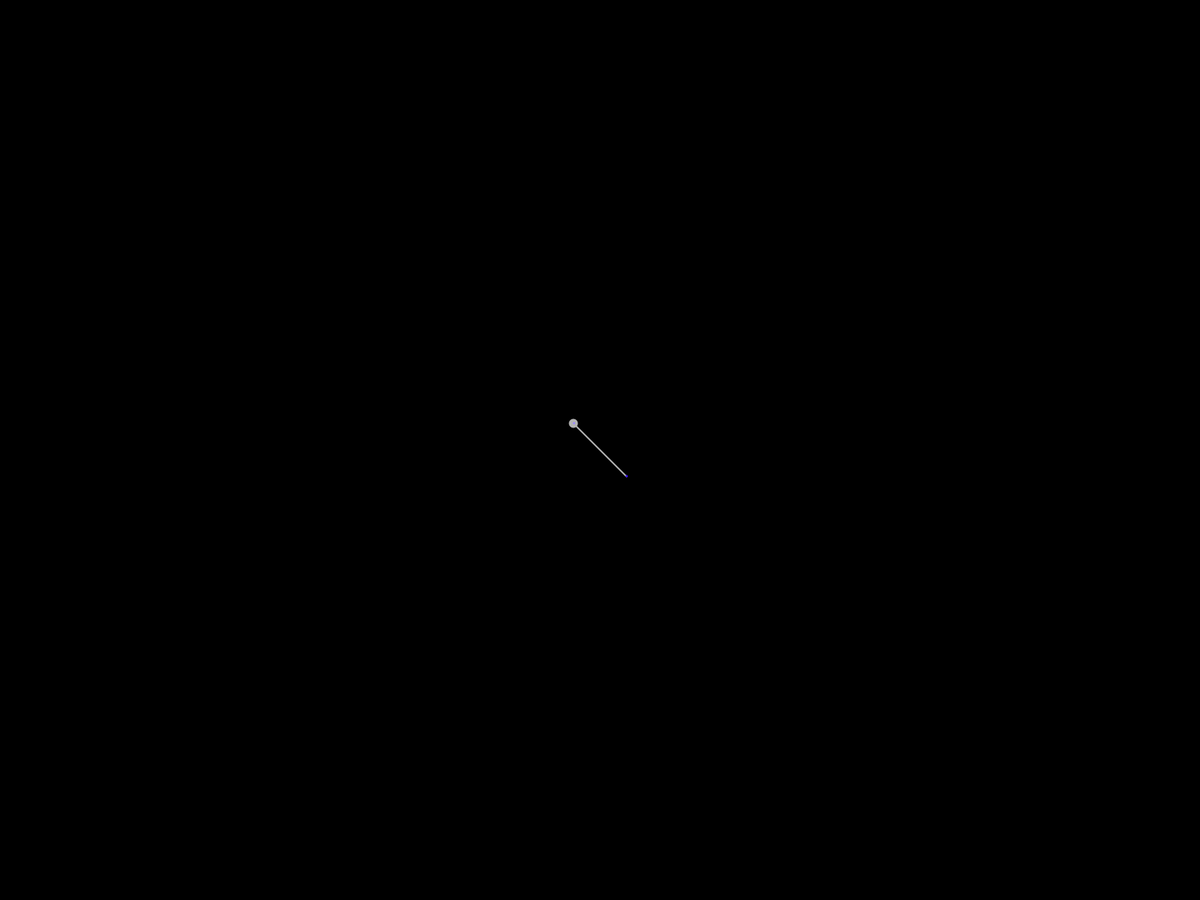
Frame 1 (no input)
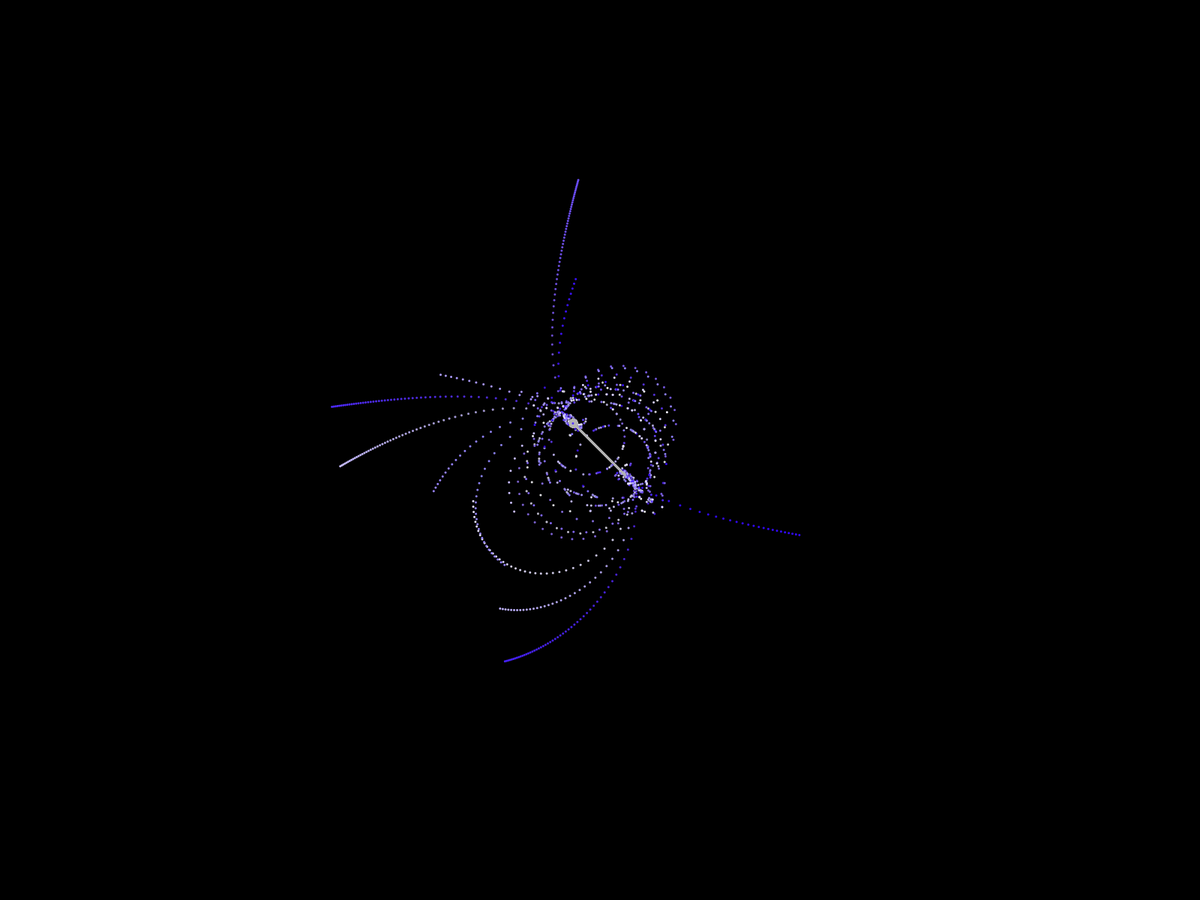
Frame 60 (the mouse pressed at the canvas centre just before this capture)
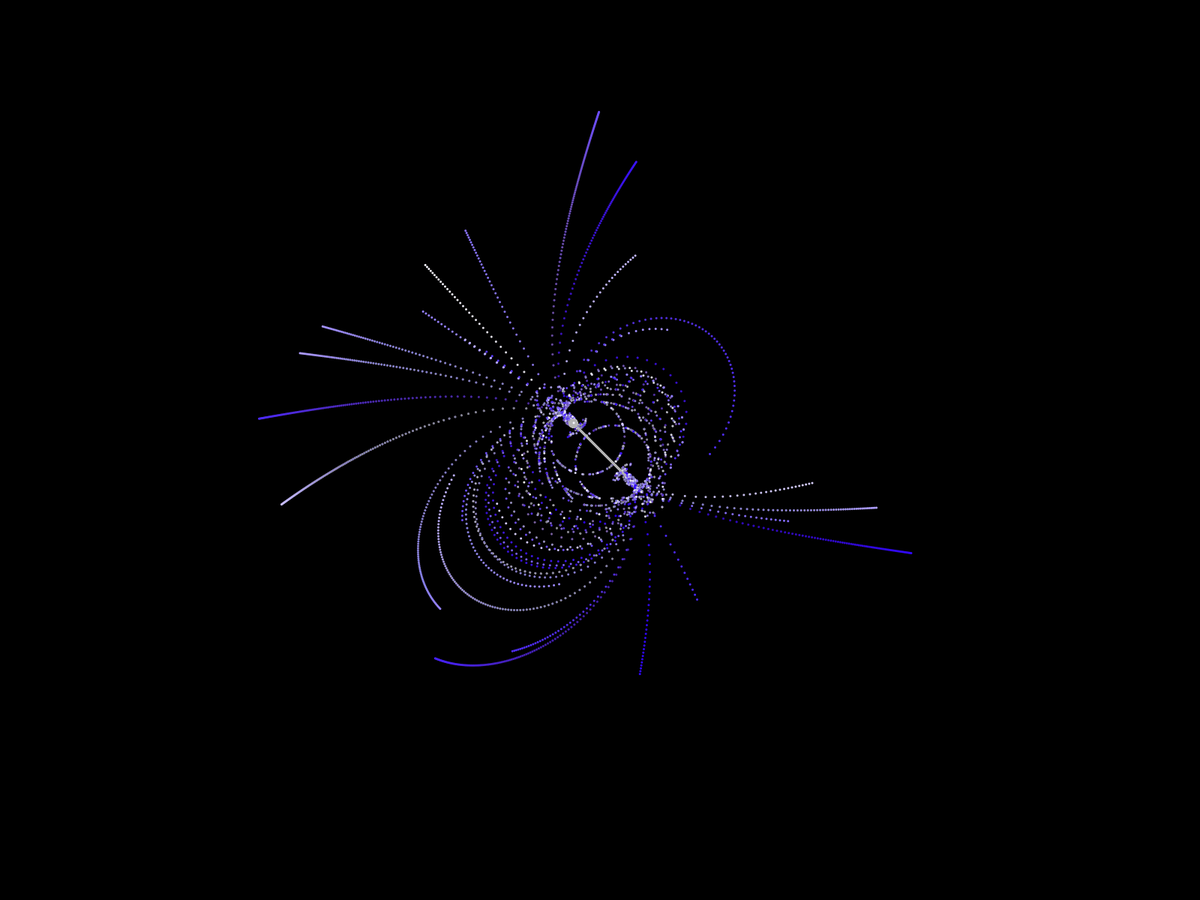
Frame 120 (the mouse held since frame 60 and released just before this capture)

The Processing sketch that drew these frames (run headless with seeded random() and noise(); from frame 60 on, the mouse is pressed at the canvas centre):

// Processing sketch: MagnetV2
// ── MagnetV2.pde
ArrayList<magnet> mags = new ArrayList<magnet>();
ArrayList<Part> parts = new ArrayList<Part>();

void setup(){
  fullScreen();
  colorMode(HSB, 360, 100, 100);
  magnet mag = new magnet();
  mag.x = width/2;
  mag.y = height/2;
  mag.angle = radians(45);
  mag.size = 100;
  mag.power = 100;
  mags.add(mag);
  background(0);
  frameRate(10000);
}

void draw(){
  fill(0, 1);
  rect(0, 0, width, height);
  fill(255);
  for(magnet mag: mags){
    float firstposX = mag.x - cos(mag.angle)*mag.size/2;
    float firstposY = mag.y - sin(mag.angle)*mag.size/2;
    float secondposX = mag.x + cos(mag.angle)*mag.size/2;
    float secondposY = mag.y + sin(mag.angle)*mag.size/2;
    Part part = new Part();
    part.x = secondposX + random(-1, 1);
    part.y = secondposY + random(-1, 1);
    part.col = color(random(250, 200), random(0, 100), 100);
    part.clone = 1;
    if(random(0, 1) < 1){
      parts.add(part);
    }
    Part Npart = new Part();
    Npart.x = firstposX + random(-1, 1);
    Npart.y = firstposY + random(-1, 1);
    Npart.col = color(random(250, 200), random(0, 100), 100);
    Npart.clone = -1;
    if(random(0, 1) < 1){
      parts.add(Npart);
    }
    stroke(255);
    strokeWeight(2);
    ellipse(firstposX, firstposY, 10, 10);
    line(firstposX, firstposY, secondposX, secondposY);
  }
  int i = 0;
  ArrayList<Part> newparts = new ArrayList<Part>();
  for(Part part: parts){
    noStroke();
    fill(part.col);
    ellipse(part.x, part.y, 3, 3);
    for(magnet mag: mags){
      float firstposX = mag.x - cos(mag.angle)*mag.size/2;
      float firstposY = mag.y - sin(mag.angle)*mag.size/2;
      float secondposX = mag.x + cos(mag.angle)*mag.size/2;
      float secondposY = mag.y + sin(mag.angle)*mag.size/2;
        float distance = dist(secondposX, secondposY, part.x, part.y) + 100;
        float angle = atan2(part.y-secondposY, part.x-secondposX);
        float distance2 = dist(firstposX, firstposY, part.x, part.y) + 100;
        float angle2 = atan2(part.y-firstposY, part.x-firstposX);
        part.x += part.clone*(cos(angle)/pow(2, distance / 100))*mag.power;
        part.y += part.clone*(sin(angle)/pow(2, distance / 100))*mag.power;
        part.x -= part.clone*(cos(angle2)/pow(2, distance2 / 100))*mag.power;
        part.y -= part.clone*(sin(angle2)/pow(2, distance2 / 100))*mag.power;
        if(distance2 <= 110 && part.clone >= 0){
          continue;
        }
        if(distance <= 110 && part.clone <= 0){
          continue;
        }
      newparts.add(part);
    }
    i++;
  }
  parts = newparts;
}

class position{
  float x;
  float y;
}

class Part extends position{
  color col;
  float clone;
}

class magnet extends position{
  float angle;
  float power;
  float size;
}
